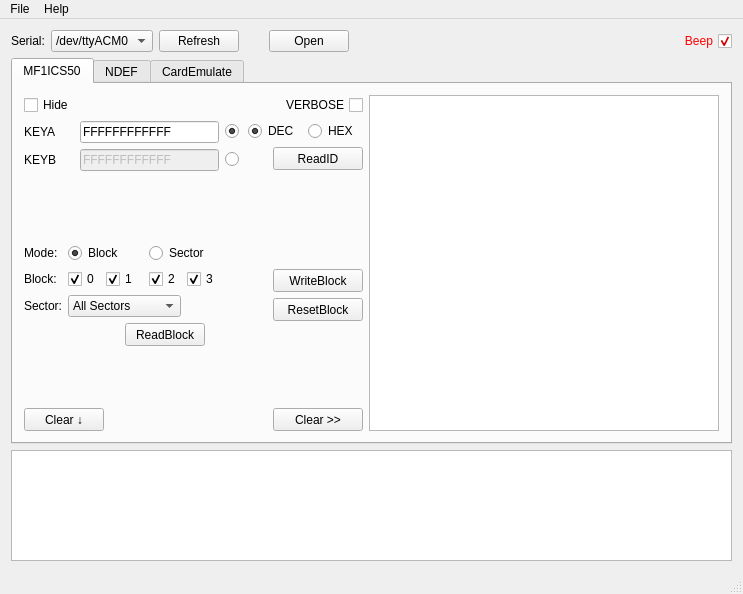
<?xml version="1.0" encoding="UTF-8"?>
<ui version="4.0">
 <class>MainWindow</class>
 <widget class="QMainWindow" name="MainWindow">
  <property name="geometry">
   <rect>
    <x>0</x>
    <y>0</y>
    <width>739</width>
    <height>591</height>
   </rect>
  </property>
  <property name="windowTitle">
   <string>MainWindow</string>
  </property>
  <widget class="QWidget" name="centralWidget">
   <layout class="QGridLayout" name="gridLayout_3">
    <item row="0" column="0">
     <widget class="QLabel" name="label">
      <property name="text">
       <string>Serial:</string>
      </property>
     </widget>
    </item>
    <item row="0" column="3">
     <spacer name="horizontalSpacer_2">
      <property name="orientation">
       <enum>Qt::Horizontal</enum>
      </property>
      <property name="sizeType">
       <enum>QSizePolicy::Fixed</enum>
      </property>
      <property name="sizeHint" stdset="0">
       <size>
        <width>18</width>
        <height>20</height>
       </size>
      </property>
     </spacer>
    </item>
    <item row="0" column="5">
     <spacer name="horizontalSpacer">
      <property name="orientation">
       <enum>Qt::Horizontal</enum>
      </property>
      <property name="sizeHint" stdset="0">
       <size>
        <width>297</width>
        <height>20</height>
       </size>
      </property>
     </spacer>
    </item>
    <item row="2" column="0" colspan="7">
     <widget class="QTextEdit" name="debugInfoText">
      <property name="sizePolicy">
       <sizepolicy hsizetype="Expanding" vsizetype="Fixed">
        <horstretch>0</horstretch>
        <verstretch>0</verstretch>
       </sizepolicy>
      </property>
      <property name="maximumSize">
       <size>
        <width>16777215</width>
        <height>111</height>
       </size>
      </property>
     </widget>
    </item>
    <item row="0" column="6">
     <widget class="QCheckBox" name="checkBoxBeep">
      <property name="layoutDirection">
       <enum>Qt::RightToLeft</enum>
      </property>
      <property name="styleSheet">
       <string notr="true">color: rgb(255, 0, 0);</string>
      </property>
      <property name="text">
       <string>Beep</string>
      </property>
      <property name="checkable">
       <bool>true</bool>
      </property>
      <property name="checked">
       <bool>true</bool>
      </property>
      <property name="tristate">
       <bool>false</bool>
      </property>
     </widget>
    </item>
    <item row="1" column="0" colspan="7">
     <widget class="QTabWidget" name="tabWidget">
      <property name="enabled">
       <bool>true</bool>
      </property>
      <property name="sizePolicy">
       <sizepolicy hsizetype="Expanding" vsizetype="Expanding">
        <horstretch>0</horstretch>
        <verstretch>0</verstretch>
       </sizepolicy>
      </property>
      <property name="minimumSize">
       <size>
        <width>721</width>
        <height>386</height>
       </size>
      </property>
      <property name="layoutDirection">
       <enum>Qt::LeftToRight</enum>
      </property>
      <property name="currentIndex">
       <number>0</number>
      </property>
      <widget class="QWidget" name="tabMF1ICS50">
       <attribute name="title">
        <string>MF1ICS50</string>
       </attribute>
       <layout class="QGridLayout" name="gridLayout_5">
        <item row="0" column="0" colspan="3">
         <layout class="QGridLayout" name="gridLayout_2">
          <item row="0" column="0">
           <widget class="QCheckBox" name="keyHideCheckBox">
            <property name="layoutDirection">
             <enum>Qt::LeftToRight</enum>
            </property>
            <property name="text">
             <string>Hide</string>
            </property>
            <property name="checkable">
             <bool>true</bool>
            </property>
            <property name="checked">
             <bool>false</bool>
            </property>
            <property name="tristate">
             <bool>false</bool>
            </property>
           </widget>
          </item>
          <item row="1" column="0">
           <widget class="QLabel" name="label_2">
            <property name="text">
             <string>KEYA</string>
            </property>
           </widget>
          </item>
          <item row="1" column="1">
           <widget class="QLineEdit" name="keyALineEdit">
            <property name="text">
             <string>FFFFFFFFFFFF</string>
            </property>
           </widget>
          </item>
          <item row="1" column="2">
           <widget class="QRadioButton" name="keyARB">
            <property name="text">
             <string/>
            </property>
            <property name="checked">
             <bool>true</bool>
            </property>
            <attribute name="buttonGroup">
             <string notr="true">keySelector</string>
            </attribute>
           </widget>
          </item>
          <item row="2" column="0">
           <widget class="QLabel" name="label_3">
            <property name="text">
             <string>KEYB</string>
            </property>
           </widget>
          </item>
          <item row="2" column="1">
           <widget class="QLineEdit" name="keyBLineEdit">
            <property name="enabled">
             <bool>false</bool>
            </property>
            <property name="text">
             <string>FFFFFFFFFFFF</string>
            </property>
           </widget>
          </item>
          <item row="2" column="2">
           <widget class="QRadioButton" name="keyBRB">
            <property name="text">
             <string/>
            </property>
            <attribute name="buttonGroup">
             <string notr="true">keySelector</string>
            </attribute>
           </widget>
          </item>
         </layout>
        </item>
        <item row="0" column="3" colspan="2">
         <layout class="QGridLayout" name="gridLayout">
          <item row="0" column="1">
           <widget class="QCheckBox" name="checkBoxVerbos">
            <property name="sizePolicy">
             <sizepolicy hsizetype="Fixed" vsizetype="Fixed">
              <horstretch>0</horstretch>
              <verstretch>0</verstretch>
             </sizepolicy>
            </property>
            <property name="layoutDirection">
             <enum>Qt::RightToLeft</enum>
            </property>
            <property name="text">
             <string>VERBOSE</string>
            </property>
           </widget>
          </item>
          <item row="1" column="0" colspan="2">
           <layout class="QHBoxLayout" name="horizontalLayout">
            <item>
             <widget class="QRadioButton" name="decRB">
              <property name="sizePolicy">
               <sizepolicy hsizetype="Fixed" vsizetype="Fixed">
                <horstretch>0</horstretch>
                <verstretch>0</verstretch>
               </sizepolicy>
              </property>
              <property name="text">
               <string>DEC</string>
              </property>
              <property name="checked">
               <bool>true</bool>
              </property>
              <attribute name="buttonGroup">
               <string notr="true">idFormat</string>
              </attribute>
             </widget>
            </item>
            <item>
             <widget class="QRadioButton" name="hexRB">
              <property name="sizePolicy">
               <sizepolicy hsizetype="Fixed" vsizetype="Fixed">
                <horstretch>0</horstretch>
                <verstretch>0</verstretch>
               </sizepolicy>
              </property>
              <property name="text">
               <string>HEX</string>
              </property>
              <property name="checked">
               <bool>false</bool>
              </property>
              <attribute name="buttonGroup">
               <string notr="true">idFormat</string>
              </attribute>
             </widget>
            </item>
           </layout>
          </item>
          <item row="2" column="0">
           <spacer name="horizontalSpacer_3">
            <property name="orientation">
             <enum>Qt::Horizontal</enum>
            </property>
            <property name="sizeType">
             <enum>QSizePolicy::Fixed</enum>
            </property>
            <property name="sizeHint" stdset="0">
             <size>
              <width>13</width>
              <height>20</height>
             </size>
            </property>
           </spacer>
          </item>
          <item row="2" column="1">
           <widget class="QPushButton" name="readIDButton">
            <property name="sizePolicy">
             <sizepolicy hsizetype="Fixed" vsizetype="Fixed">
              <horstretch>0</horstretch>
              <verstretch>0</verstretch>
             </sizepolicy>
            </property>
            <property name="minimumSize">
             <size>
              <width>90</width>
              <height>23</height>
             </size>
            </property>
            <property name="maximumSize">
             <size>
              <width>90</width>
              <height>23</height>
             </size>
            </property>
            <property name="layoutDirection">
             <enum>Qt::LeftToRight</enum>
            </property>
            <property name="text">
             <string>ReadID</string>
            </property>
           </widget>
          </item>
         </layout>
        </item>
        <item row="0" column="5" rowspan="8">
         <widget class="QTextEdit" name="outputText">
          <property name="enabled">
           <bool>true</bool>
          </property>
         </widget>
        </item>
        <item row="1" column="1">
         <spacer name="verticalSpacer_6">
          <property name="orientation">
           <enum>Qt::Vertical</enum>
          </property>
          <property name="sizeType">
           <enum>QSizePolicy::Expanding</enum>
          </property>
          <property name="sizeHint" stdset="0">
           <size>
            <width>20</width>
            <height>43</height>
           </size>
          </property>
         </spacer>
        </item>
        <item row="1" column="4" rowspan="2">
         <spacer name="verticalSpacer_5">
          <property name="orientation">
           <enum>Qt::Vertical</enum>
          </property>
          <property name="sizeType">
           <enum>QSizePolicy::Expanding</enum>
          </property>
          <property name="sizeHint" stdset="0">
           <size>
            <width>20</width>
            <height>70</height>
           </size>
          </property>
         </spacer>
        </item>
        <item row="2" column="0" rowspan="4" colspan="3">
         <layout class="QGridLayout" name="gridLayout_4">
          <item row="0" column="0">
           <widget class="QLabel" name="label_6">
            <property name="text">
             <string>Mode:</string>
            </property>
           </widget>
          </item>
          <item row="0" column="1" colspan="3">
           <widget class="QRadioButton" name="blockRB">
            <property name="text">
             <string>Block</string>
            </property>
            <property name="checked">
             <bool>true</bool>
            </property>
            <attribute name="buttonGroup">
             <string notr="true">readBlockMode</string>
            </attribute>
           </widget>
          </item>
          <item row="0" column="4" colspan="3">
           <widget class="QRadioButton" name="sectorRB">
            <property name="text">
             <string>Sector</string>
            </property>
            <property name="checked">
             <bool>false</bool>
            </property>
            <attribute name="buttonGroup">
             <string notr="true">readBlockMode</string>
            </attribute>
           </widget>
          </item>
          <item row="1" column="0">
           <widget class="QLabel" name="label_5">
            <property name="text">
             <string>Block:</string>
            </property>
           </widget>
          </item>
          <item row="1" column="1">
           <widget class="QCheckBox" name="block0CheckBox">
            <property name="text">
             <string>0</string>
            </property>
            <property name="checked">
             <bool>true</bool>
            </property>
           </widget>
          </item>
          <item row="1" column="2" colspan="2">
           <widget class="QCheckBox" name="block1CheckBox">
            <property name="text">
             <string>1</string>
            </property>
            <property name="checked">
             <bool>true</bool>
            </property>
           </widget>
          </item>
          <item row="1" column="4">
           <widget class="QCheckBox" name="block2CheckBox">
            <property name="text">
             <string>2</string>
            </property>
            <property name="checked">
             <bool>true</bool>
            </property>
           </widget>
          </item>
          <item row="1" column="5" colspan="2">
           <widget class="QCheckBox" name="block3CheckBox">
            <property name="text">
             <string>3</string>
            </property>
            <property name="checked">
             <bool>true</bool>
            </property>
           </widget>
          </item>
          <item row="2" column="0">
           <widget class="QLabel" name="label_7">
            <property name="text">
             <string>Sector:</string>
            </property>
           </widget>
          </item>
          <item row="2" column="1" colspan="4">
           <widget class="QComboBox" name="sectorComboBox">
            <item>
             <property name="text">
              <string>All Sectors</string>
             </property>
            </item>
            <item>
             <property name="text">
              <string>Sector 0</string>
             </property>
            </item>
            <item>
             <property name="text">
              <string>Sector 1</string>
             </property>
            </item>
            <item>
             <property name="text">
              <string>Sector 2</string>
             </property>
            </item>
            <item>
             <property name="text">
              <string>Sector 3</string>
             </property>
            </item>
            <item>
             <property name="text">
              <string>Sector 4</string>
             </property>
            </item>
            <item>
             <property name="text">
              <string>Sector 5</string>
             </property>
            </item>
            <item>
             <property name="text">
              <string>Sector 6</string>
             </property>
            </item>
            <item>
             <property name="text">
              <string>Sector 7</string>
             </property>
            </item>
            <item>
             <property name="text">
              <string>Sector 8</string>
             </property>
            </item>
            <item>
             <property name="text">
              <string>Sector 9</string>
             </property>
            </item>
            <item>
             <property name="text">
              <string>Sector 10</string>
             </property>
            </item>
            <item>
             <property name="text">
              <string>Sector 11</string>
             </property>
            </item>
            <item>
             <property name="text">
              <string>Sector 12</string>
             </property>
            </item>
            <item>
             <property name="text">
              <string>Sector 13</string>
             </property>
            </item>
            <item>
             <property name="text">
              <string>Sector 14</string>
             </property>
            </item>
            <item>
             <property name="text">
              <string>Sector 15</string>
             </property>
            </item>
           </widget>
          </item>
          <item row="2" column="6">
           <spacer name="horizontalSpacer_11">
            <property name="orientation">
             <enum>Qt::Horizontal</enum>
            </property>
            <property name="sizeHint" stdset="0">
             <size>
              <width>28</width>
              <height>20</height>
             </size>
            </property>
           </spacer>
          </item>
          <item row="3" column="0" colspan="3">
           <spacer name="horizontalSpacer_7">
            <property name="orientation">
             <enum>Qt::Horizontal</enum>
            </property>
            <property name="sizeHint" stdset="0">
             <size>
              <width>88</width>
              <height>20</height>
             </size>
            </property>
           </spacer>
          </item>
          <item row="3" column="3" colspan="3">
           <widget class="QPushButton" name="readBlockButton">
            <property name="minimumSize">
             <size>
              <width>80</width>
              <height>23</height>
             </size>
            </property>
            <property name="maximumSize">
             <size>
              <width>80</width>
              <height>23</height>
             </size>
            </property>
            <property name="text">
             <string>ReadBlock</string>
            </property>
           </widget>
          </item>
          <item row="3" column="6">
           <spacer name="horizontalSpacer_18">
            <property name="orientation">
             <enum>Qt::Horizontal</enum>
            </property>
            <property name="sizeHint" stdset="0">
             <size>
              <width>28</width>
              <height>20</height>
             </size>
            </property>
           </spacer>
          </item>
         </layout>
        </item>
        <item row="3" column="3">
         <spacer name="horizontalSpacer_4">
          <property name="orientation">
           <enum>Qt::Horizontal</enum>
          </property>
          <property name="sizeType">
           <enum>QSizePolicy::Fixed</enum>
          </property>
          <property name="sizeHint" stdset="0">
           <size>
            <width>13</width>
            <height>20</height>
           </size>
          </property>
         </spacer>
        </item>
        <item row="3" column="4">
         <widget class="QPushButton" name="writeBlockStartButton">
          <property name="sizePolicy">
           <sizepolicy hsizetype="Fixed" vsizetype="Fixed">
            <horstretch>0</horstretch>
            <verstretch>0</verstretch>
           </sizepolicy>
          </property>
          <property name="minimumSize">
           <size>
            <width>90</width>
            <height>23</height>
           </size>
          </property>
          <property name="maximumSize">
           <size>
            <width>90</width>
            <height>23</height>
           </size>
          </property>
          <property name="text">
           <string>WriteBlock</string>
          </property>
         </widget>
        </item>
        <item row="4" column="3">
         <spacer name="horizontalSpacer_5">
          <property name="orientation">
           <enum>Qt::Horizontal</enum>
          </property>
          <property name="sizeType">
           <enum>QSizePolicy::Fixed</enum>
          </property>
          <property name="sizeHint" stdset="0">
           <size>
            <width>13</width>
            <height>20</height>
           </size>
          </property>
         </spacer>
        </item>
        <item row="4" column="4">
         <widget class="QPushButton" name="resetBlockButton">
          <property name="sizePolicy">
           <sizepolicy hsizetype="Fixed" vsizetype="Fixed">
            <horstretch>0</horstretch>
            <verstretch>0</verstretch>
           </sizepolicy>
          </property>
          <property name="minimumSize">
           <size>
            <width>90</width>
            <height>23</height>
           </size>
          </property>
          <property name="maximumSize">
           <size>
            <width>90</width>
            <height>23</height>
           </size>
          </property>
          <property name="text">
           <string>ResetBlock</string>
          </property>
         </widget>
        </item>
        <item row="5" column="4" rowspan="2">
         <spacer name="verticalSpacer_4">
          <property name="orientation">
           <enum>Qt::Vertical</enum>
          </property>
          <property name="sizeType">
           <enum>QSizePolicy::Expanding</enum>
          </property>
          <property name="sizeHint" stdset="0">
           <size>
            <width>20</width>
            <height>79</height>
           </size>
          </property>
         </spacer>
        </item>
        <item row="6" column="0">
         <spacer name="verticalSpacer_7">
          <property name="orientation">
           <enum>Qt::Vertical</enum>
          </property>
          <property name="sizeType">
           <enum>QSizePolicy::Expanding</enum>
          </property>
          <property name="sizeHint" stdset="0">
           <size>
            <width>20</width>
            <height>23</height>
           </size>
          </property>
         </spacer>
        </item>
        <item row="6" column="2">
         <spacer name="verticalSpacer">
          <property name="orientation">
           <enum>Qt::Vertical</enum>
          </property>
          <property name="sizeType">
           <enum>QSizePolicy::Expanding</enum>
          </property>
          <property name="sizeHint" stdset="0">
           <size>
            <width>20</width>
            <height>52</height>
           </size>
          </property>
         </spacer>
        </item>
        <item row="7" column="0">
         <widget class="QPushButton" name="debugInfoClearButton">
          <property name="sizePolicy">
           <sizepolicy hsizetype="Fixed" vsizetype="Fixed">
            <horstretch>0</horstretch>
            <verstretch>0</verstretch>
           </sizepolicy>
          </property>
          <property name="minimumSize">
           <size>
            <width>80</width>
            <height>23</height>
           </size>
          </property>
          <property name="maximumSize">
           <size>
            <width>80</width>
            <height>23</height>
           </size>
          </property>
          <property name="text">
           <string>Clear ↓</string>
          </property>
         </widget>
        </item>
        <item row="7" column="1" colspan="3">
         <spacer name="horizontalSpacer_6">
          <property name="orientation">
           <enum>Qt::Horizontal</enum>
          </property>
          <property name="sizeHint" stdset="0">
           <size>
            <width>157</width>
            <height>20</height>
           </size>
          </property>
         </spacer>
        </item>
        <item row="7" column="4">
         <widget class="QPushButton" name="outputTextClearButton">
          <property name="sizePolicy">
           <sizepolicy hsizetype="Fixed" vsizetype="Fixed">
            <horstretch>0</horstretch>
            <verstretch>0</verstretch>
           </sizepolicy>
          </property>
          <property name="minimumSize">
           <size>
            <width>90</width>
            <height>23</height>
           </size>
          </property>
          <property name="maximumSize">
           <size>
            <width>90</width>
            <height>23</height>
           </size>
          </property>
          <property name="text">
           <string>Clear &gt;&gt;</string>
          </property>
         </widget>
        </item>
       </layout>
      </widget>
      <widget class="QWidget" name="tabNDEF">
       <attribute name="title">
        <string>NDEF</string>
       </attribute>
       <widget class="QPushButton" name="ndefPull">
        <property name="geometry">
         <rect>
          <x>20</x>
          <y>80</y>
          <width>80</width>
          <height>23</height>
         </rect>
        </property>
        <property name="text">
         <string>Pull</string>
        </property>
       </widget>
       <widget class="QPushButton" name="ndefPush">
        <property name="geometry">
         <rect>
          <x>20</x>
          <y>20</y>
          <width>80</width>
          <height>23</height>
         </rect>
        </property>
        <property name="text">
         <string>Push</string>
        </property>
       </widget>
       <widget class="QLineEdit" name="pushURL">
        <property name="geometry">
         <rect>
          <x>130</x>
          <y>20</y>
          <width>581</width>
          <height>23</height>
         </rect>
        </property>
        <property name="text">
         <string>http://elechouse.com</string>
        </property>
       </widget>
       <widget class="QLineEdit" name="pullText">
        <property name="geometry">
         <rect>
          <x>130</x>
          <y>80</y>
          <width>581</width>
          <height>23</height>
         </rect>
        </property>
        <property name="text">
         <string/>
        </property>
       </widget>
      </widget>
      <widget class="QWidget" name="tab_3">
       <attribute name="title">
        <string>CardEmulate</string>
       </attribute>
      </widget>
     </widget>
    </item>
    <item row="0" column="2">
     <widget class="QPushButton" name="refreshButton">
      <property name="sizePolicy">
       <sizepolicy hsizetype="Fixed" vsizetype="Fixed">
        <horstretch>0</horstretch>
        <verstretch>0</verstretch>
       </sizepolicy>
      </property>
      <property name="text">
       <string>Refresh</string>
      </property>
     </widget>
    </item>
    <item row="0" column="1">
     <widget class="QComboBox" name="comboBoxSerialDevice">
      <item>
       <property name="text">
        <string>/dev/ttyACM0</string>
       </property>
      </item>
     </widget>
    </item>
    <item row="0" column="4">
     <widget class="QPushButton" name="openCloseButton">
      <property name="text">
       <string>Open</string>
      </property>
     </widget>
    </item>
   </layout>
  </widget>
  <widget class="QMenuBar" name="menuBar">
   <property name="geometry">
    <rect>
     <x>0</x>
     <y>0</y>
     <width>739</width>
     <height>21</height>
    </rect>
   </property>
   <widget class="QMenu" name="menuFile">
    <property name="title">
     <string>File</string>
    </property>
    <addaction name="actionExit"/>
   </widget>
   <widget class="QMenu" name="menuHelp">
    <property name="title">
     <string>Help</string>
    </property>
    <addaction name="actionAbout"/>
   </widget>
   <addaction name="menuFile"/>
   <addaction name="menuHelp"/>
  </widget>
  <widget class="QStatusBar" name="statusBar"/>
  <action name="actionAbout">
   <property name="text">
    <string>About</string>
   </property>
  </action>
  <action name="actionExit">
   <property name="text">
    <string>Exit</string>
   </property>
  </action>
 </widget>
 <layoutdefault spacing="6" margin="11"/>
 <resources/>
 <connections/>
 <buttongroups>
  <buttongroup name="readBlockMode"/>
  <buttongroup name="idFormat">
   <property name="exclusive">
    <bool>true</bool>
   </property>
  </buttongroup>
  <buttongroup name="keySelector"/>
 </buttongroups>
</ui>
